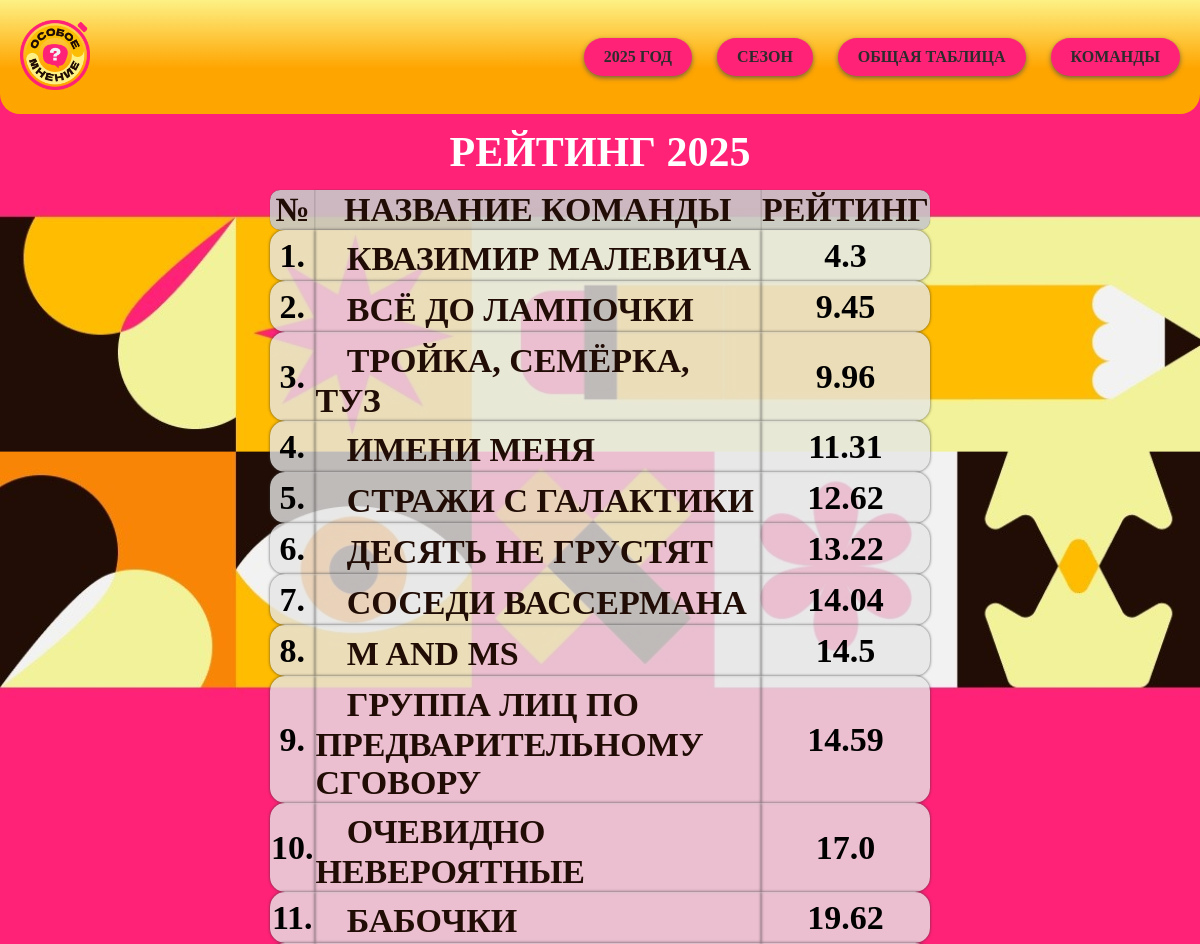
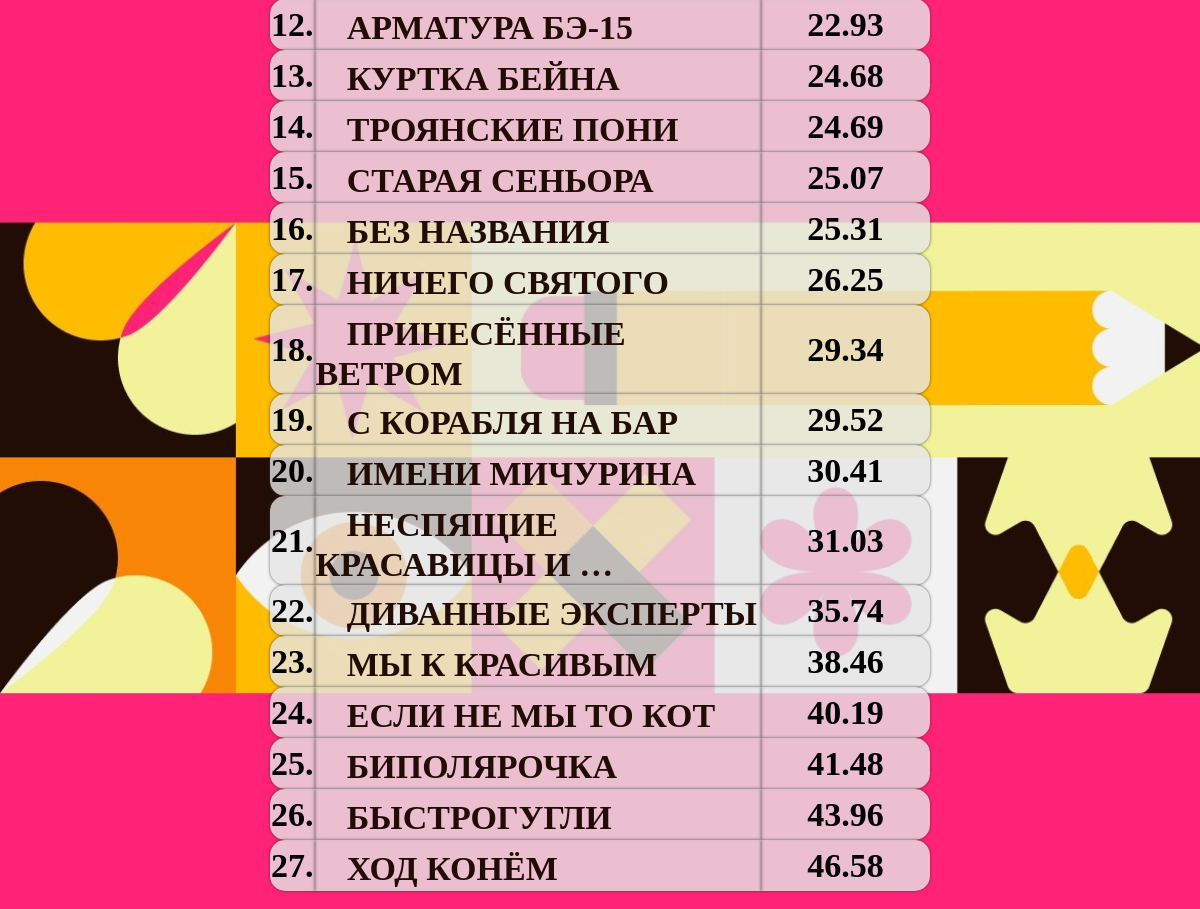
The app's page /year with its own data (2 pictures, top to bottom).
### tables this page shows
CREATE TABLE "LastYear" (
	"id"	INTEGER,
	"name"	TEXT,
	"number"	REAL,
	PRIMARY KEY("id" AUTOINCREMENT)
);

### app.py (the view)
@app.route('/year')
def year():
    data = get_y_data()
    data.sort(key=lambda x: x[1])
    return render_template('Year.html', data=data)

### app.py (called while the page is built)
def get_y_data():
    conn = sqlite3.connect('TData.db')
    cursor = conn.cursor()
    cursor.execute("SELECT name, number FROM LastYear")
    data = cursor.fetchall()
    while (None, None) in data:
        data.remove((None, None))
    new_data = []
    for i in range(len(data)):
        if data[i][1] != 0.0:
            new_data.append(data[i])
        else:
            continue
    data = new_data
    conn.close()
    return data

### templates/Year.html (shortened to what this page needs)
<!DOCTYPE html>
<html lang="ru">
<head>
</head>
<body style="background-color: rgb(54, 38, 6); background-image: url(../static/images/backgr.jpg); background-size: 100%; margin: 0; background-position: center">
    <header>
        <a href="https://vk.com/osoboemnenie_belgorod?from=groups" target="_blank" rel="noopener noreferrer"><img src="../static/images/logo.png" alt="Логотип" class="logo"></a>
        <nav class="nav">
            <a href="/year">2025 Год</a>
            <a href="/season">Сезон</a>
            <a href="/">Общая таблица</a>
            <a href="/teams">Команды</a>
        </nav>
    </header>
    <main>
        <div style="margin: auto;">
            <h1 style="margin: auto; text-align: center; color: white; font-size: 42px; margin-bottom: 14px; margin-top: 14px;">Рейтинг 2025</h1>
            <table style="margin: auto; border: none; border-collapse: collapse; width: 55%; font-size: 34px;">
                <tr style="background-color: rgba(200, 200, 200, 0.9); color: #210d06">
                    <th style="box-shadow: 0 0 1px rgba(50, 50, 50, 0.8); text-align: center; border: none; border-radius: 10px 0 0 10px">№</th>
                    <th style="box-shadow: 0 0 1px rgba(50, 50, 50, 0.8); border: none; border-radius: 0 0 0 0">Название команды</th>
                    <th style="box-shadow: 0 0 1px rgba(50, 50, 50, 0.8); border: none; border-radius: 0 10px 10px 0">Рейтинг</th>
                </tr>
                {% for row in data %}
                <tr style="background-color: rgba(230, 230, 230, 0.8);">
                    <td style="box-shadow: 0 0 3px rgba(50, 50, 50, 0.8); border-radius: 15px 0 0 15px; border: none; background-image: linear-gradient(to bottom, {{col}} 80%, rgba(235, 107, 16, 0.8)); text-align: center">{{ data.index(row) + 1 }}.</td>
                    <td style="box-shadow: 0 0 3px rgba(50, 50, 50, 0.8); border: none; background-image: linear-gradient(to bottom, {{col}} 80%, rgba(235, 107, 16, 0.8)); "><a href="/team/{{row[0]}}" class="text">ㅤ{{ row[0] }}</a></td>
                    <td style="box-shadow: 0 0 3px rgba(50, 50, 50, 0.8); border-radius: 0 15px 15px 0; text-align: center; border: none; background-image: linear-gradient(to bottom, {{col}} 80%, rgba(235, 107, 16, 0.8));">{{ row[1] if row[1] != 99 else 'нет данных' }}</td>
                </tr>
                {% endfor %}
            </table>
            <br>
        </div>
    </main>
</body>
</html>

### templates/Year.html (style rules this page uses)
html * { font-family: Arial Black; letter-spacing: 0px; word-spacing: 0px; font-weight: bold; text-decoration: none; font-style: normal; font-variant: normal; text-transform: uppercase; }
header { display: flex; justify-content: space-between; align-items: center; padding: 20px; background-image: linear-gradient(to bottom, #fdf185, orange 60%); border-radius: 0 0 20px 20px; }
.logo { height: 80%; max-height: 70px; border-radius: 10px; }
.nav { display: flex; justify-content: center; gap: 25px; }
.nav a { color: rgb(44, 44, 44); text-decoration: none; padding: 10px 20px; border-radius: 30px; background-color: #ff2277; transition: background 0.3s, transform 0.2s; box-shadow: 0 2px 5px rgba(80, 80, 80, 0.8); }
a.text:active, a.text { text-decoration: none; color: #210d05; }

### records on screen
LastYear: data "1", name "КВАЗИМИР МАЛЕВИЧА", number "4.3"
LastYear: data "2", name "ВСЁ ДО ЛАМПОЧКИ", number "9.45"
LastYear: data "3", name "ТРОЙКА, СЕМЁРКА, ТУЗ", number "9.96"
LastYear: data "4", name "ИМЕНИ МЕНЯ", number "11.31"
LastYear: data "5", name "СТРАЖИ С ГАЛАКТИКИ", number "12.62"
LastYear: data "6", name "ДЕСЯТЬ НЕ ГРУСТЯТ", number "13.22"
LastYear: data "7", name "СОСЕДИ ВАССЕРМАНА", number "14.04"
LastYear: data "8", name "M AND MS", number "14.5"
LastYear: data "9", name "ГРУППА ЛИЦ ПО ПРЕДВАРИТЕЛЬНОМУ СГОВОРУ", number "14.59"
LastYear: data "10", name "ОЧЕВИДНО НЕВЕРОЯТНЫЕ", number "17.0"
LastYear: data "11", name "БАБОЧКИ", number "19.62"
LastYear: data "12", name "АРМАТУРА БЭ-15", number "22.93"
LastYear: data "13", name "КУРТКА БЕЙНА", number "24.68"
LastYear: data "14", name "ТРОЯНСКИЕ ПОНИ", number "24.69"
LastYear: data "15", name "СТАРАЯ СЕНЬОРА", number "25.07"
LastYear: data "16", name "БЕЗ НАЗВАНИЯ", number "25.31"
LastYear: data "17", name "НИЧЕГО СВЯТОГО", number "26.25"
LastYear: data "18", name "ПРИНЕСЁННЫЕ ВЕТРОМ", number "29.34"
LastYear: data "19", name "С КОРАБЛЯ НА БАР", number "29.52"
LastYear: data "20", name "ИМЕНИ МИЧУРИНА", number "30.41"
LastYear: data "21", name "НЕСПЯЩИЕ КРАСАВИЦЫ И …", number "31.03"
LastYear: data "22", name "ДИВАННЫЕ ЭКСПЕРТЫ", number "35.74"
LastYear: data "23", name "МЫ К КРАСИВЫМ", number "38.46"
LastYear: data "24", name "ЕСЛИ НЕ МЫ ТО КОТ", number "40.19"
LastYear: data "25", name "БИПОЛЯРОЧКА", number "41.48"
LastYear: data "26", name "БЫСТРОГУГЛИ", number "43.96"
LastYear: data "27", name "ХОД КОНЁМ", number "46.58"
